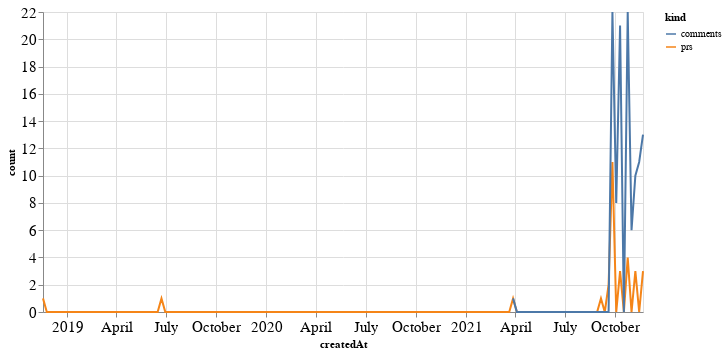

The code cell stored with this chart in its notebook:
### Code cell
alt.Chart(total_time, width=600).mark_line().encode(
    x='createdAt',
    y='count',
    color='kind'
)

### Figure 1 — Vega-Lite specification as saved in the notebook (floating-point values rounded to 4 significant figures; data arrays with more than 128 entries replaced by an {"elided": "..."} marker saying what was removed)
{"config": {"axisLeft": {"labelFontSize": 15}, "axisBottom": {"labelFontSize": 15}}, "data": {"name": "data-070d0c1d9fe02eaa60c4e60ecef4d46b"}, "mark": "line", "encoding": {"color": {"type": "nominal", "field": "kind"}, "x": {"type": "temporal", "field": "createdAt"}, "y": {"type": "quantitative", "field": "count"}}, "width": 600, "$schema": "https://vega.github.io/schema/vega-lite/v4.8.1.json", "datasets": {"data-070d0c1d9fe02eaa60c4e60ecef4d46b": {"elided": "316 records"}}}
